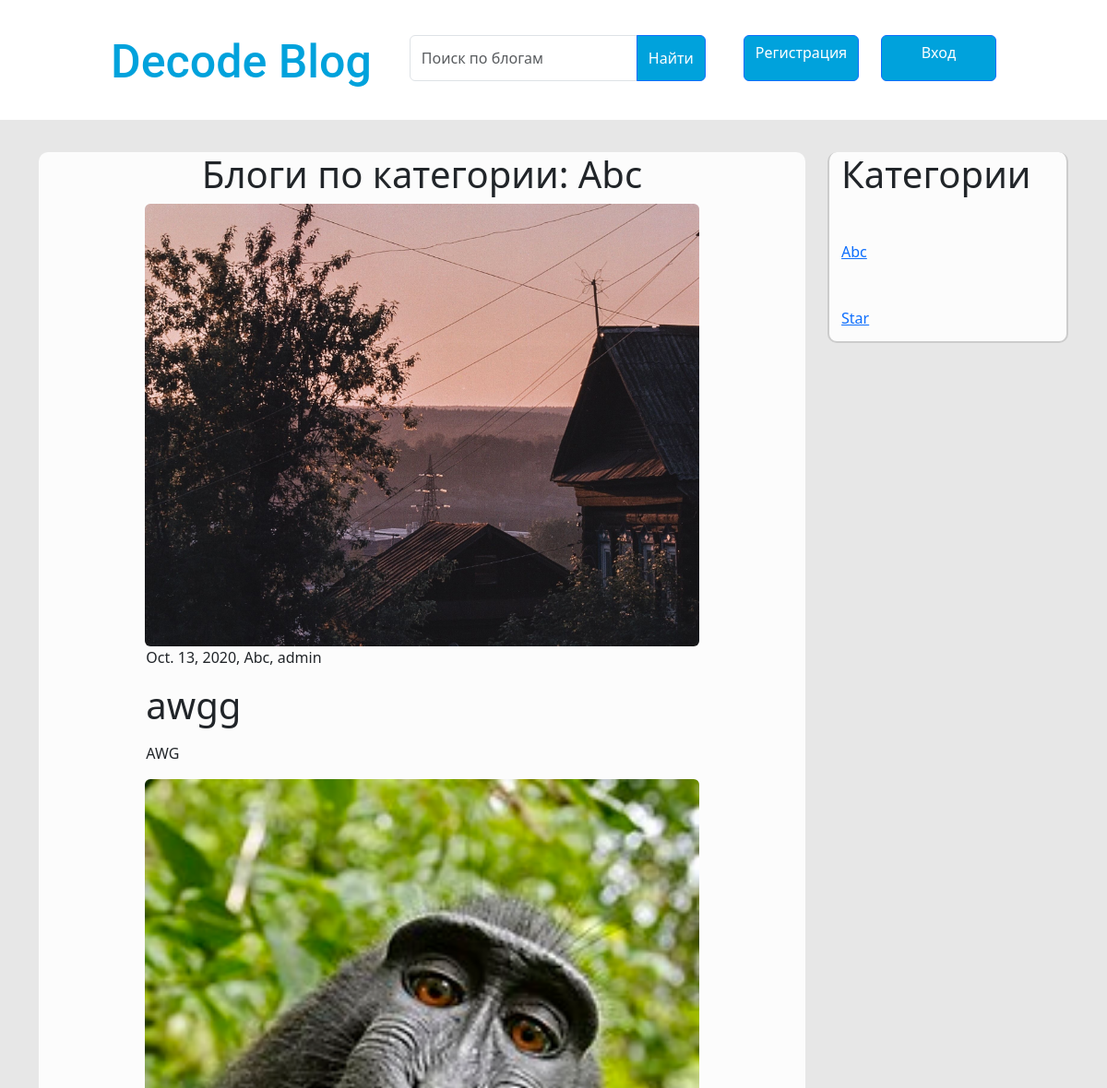
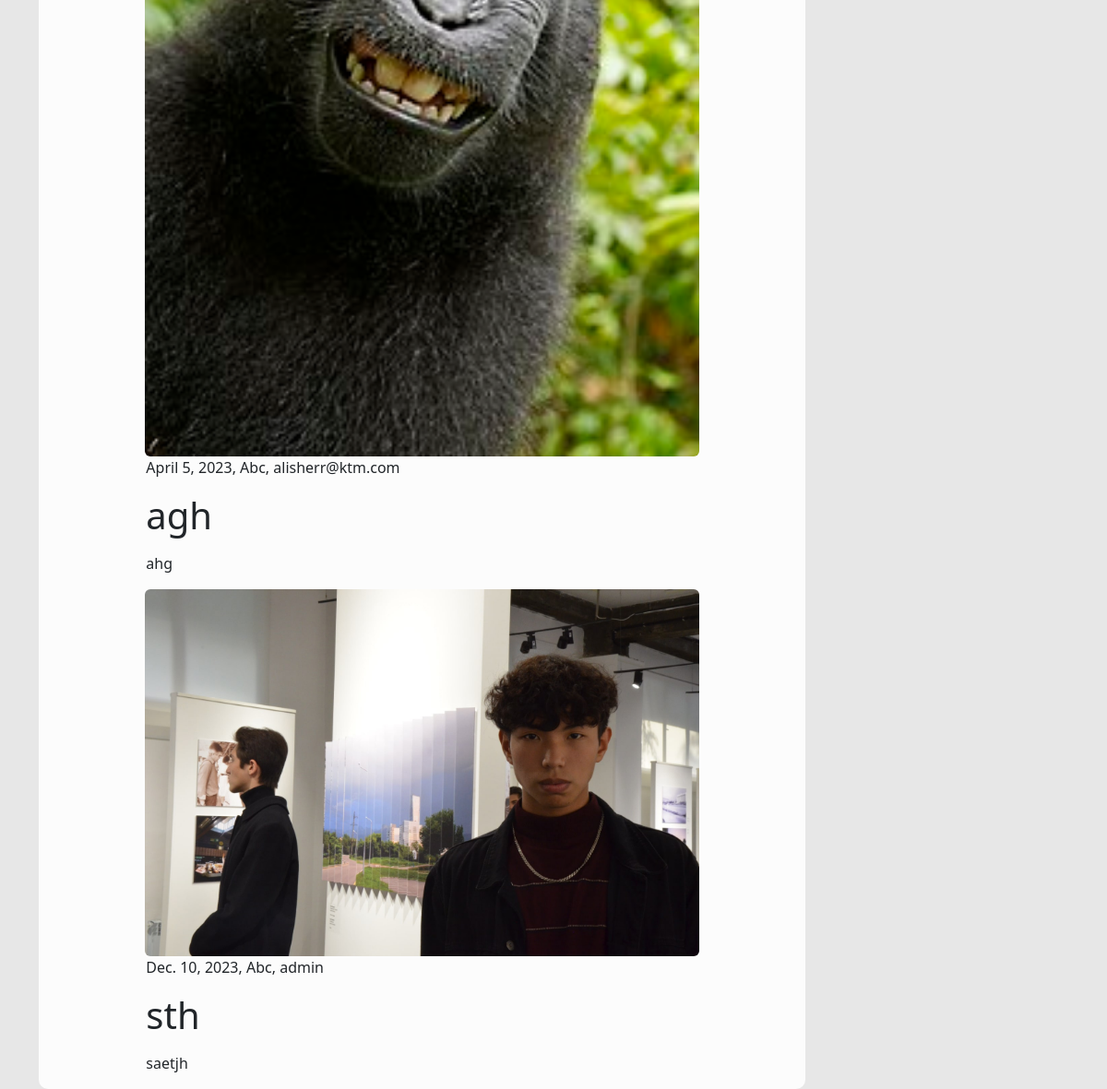
Page /creation/category_page/1/ on the committed database (2 pictures, top to bottom).
### creation/models.py (models this page shows, shortened)
class Category(models.Model):
    name = models.CharField(max_length=100, null = False)
    class Meta:
        verbose_name_plural = 'Categories'
    def __str__(self):
        return self.name

class Blog(models.Model):
    image = models.ImageField(blank=True, null=True, upload_to=uniq_name_upload)
    publish_date = models.DateField()
    title = models.CharField(max_length=255)
    description = models.TextField()
    author = models.ForeignKey(User, on_delete=models.CASCADE, blank=True, null=True)
    category = models.ForeignKey(Category, on_delete=models.PROTECT)

### authe/models.py (models this page shows)
class User(AbstractUser):
    groups = models.ManyToManyField(
        'auth.Group',
        related_name='users',
        blank=True,
        verbose_name='groups',
        help_text='The groups this user belongs to. A user will get all permissions granted to each of their groups.',
    )
    user_permissions = models.ManyToManyField(
        'auth.Permission',
        related_name='users',
        blank=True,
        verbose_name='user permissions',
        help_text='Specific permissions for this user.',
        error_messages={
            'add': 'The permission you are trying to add already exists for the user.',
            'remove': 'The permission you are trying to remove does not exist for the user.',
        },
    )

### creation/views.py (the view)
# urls.py: path('category_page/<int:category_id>/', views.CategoryView.as_view(),  name='category_page'),
class CategoryView(View):
    def get(self, request, category_id):
        category = Category.objects.all()
        selected_category = Category.objects.get(pk=category_id)
        blogs_in_category = Blog.objects.filter(category=selected_category)
        context = {
            'title': f'Категория: {selected_category.name}',
            'selected_category': selected_category,
            'blogs_in_category': blogs_in_category,
            'category': category
        }
        return render(request, 'creation/category_page.html', context=context)

### creation/templates/creation/category_page.html
{% extends 'creation/base.html' %}
{% load static %}
{% block link %}<link rel="stylesheet" href="{% static 'creation/category_page.css' %}"> {% endblock %}
{% block div %}
    <div class="right-btns">
        {% if request.user.is_authenticated %}
            <div>
                <a href="{% url 'authe:profile' %}" class="signup btn btn-primary" style="background-color: #00A2DC;">Профиль</a>
                <a href="{% url 'authe:signout' %}" class="signin btn btn-primary" style="background-color: #00A2DC;">Выйти</a>
            </div>
        {% else %}
            <div>
                <a href="{% url 'authe:signup' %}" class="signup btn btn-primary mb-1" style="background-color: #00A2DC;">Регистрация</a>
                <a href="{% url 'authe:login' %}" class="signin btn btn-primary mb-1" style="background-color: #00A2DC;">Вход</a>
            </div>
        {% endif %}
    </div>
{% endblock %}
{% block main %}
<section class="main index-main">
        <section class="hero">
            <div class="container">
                <div class="row">
                    <div class="col-9">
                        <div class="content">
                            <h1 class="in">Блоги по категории: {{ selected_category.name }}</h1>
                            {% for blog in blogs_in_category %}
                                    <div class="creation-img">
                                        <img src="{{ blog.image.url }}" class="rounded img-fluid mx-auto d-block">
                                    </div>
                                    <div class="blog-info">
                                        <p class="publish_date">{{ blog.publish_date }}, {{ blog.category }}, {{ blog.author }}</p>
                                        <h1>{{ blog.title }}</h1>
                                        <p class="discription detail-desc mt-3">{{ blog.description }}</p>
                                    </div>
                            {% endfor %}
                        </div>
                    </div>
                    <div class="col-3">
                        <div class="main2-content">
                            <div class="category">
                                <h1>Категории</h1>
                                {% for c in category %}
                                    <div class="category--item mt-4 pt-4">
                                        <div class="category-info">
                                            <a href="{% url 'creation:category_page' category_id=c.id %}">{{ c.name }}</a>
                                        </div>
                                    </div>
                                {% endfor %}
                            </div>
                        </div>
                    </div>
                </div>
            </div>
        </section>
</section>
{% endblock %}

### creation/templates/creation/base.html (shortened to what this page needs)
{% load static %}
<!DOCTYPE html>
<html lang="en">
<head>
    <link href="https://cdn.jsdelivr.net/npm/bootstrap@5.3.2/dist/css/bootstrap.min.css" rel="stylesheet">
    {% block link %}{% endblock %}
</head>
    <header>
        <div class="logo">Decode Blog</div>
        <div class="search input-group mb-3">
            <input type="text" class="form-control" placeholder="Поиск по блогам" aria-label="Поиск по блогам" aria-describedby="button-addon2">
            <button class="btn btn-primary" type="button" id="button-addon2" style="background-color: #00A2DC;">Найти</button>
        </div>
        {% block div %}{% endblock %}
    </header>
<body>
    {% block main %}
    {% endblock %}
</body>
</html>

### creation/static/creation/category_page.css (style rules this page uses)
header { width: 100%; height: 130px; background: #FFF; display: flex; justify-content: space-between; }
.logo { color: #00A2DC; font-family: Roboto; font-size: 50px; font-style: normal; font-weight: 500; line-height: normal; margin-top: 38px; margin-left: 10%; }
.search { width: 321px; height: 50px; flex-shrink: 0; margin-top: 38px; }
.right-btns { display: flex; justify-content: space-between; margin-right: 10%; }
.signup { width: 125px; height: 50px; flex-shrink: 0; margin-top: 38px; }
.signin { width: 125px; height: 50px; flex-shrink: 0; margin-top: 38px; margin-left: 20px; }
body { background-color: #E7E7E7; }
.main { margin-top: 35px; }
.blog-info { width: 100%; padding-left: 14%; padding-right: 14%; box-sizing: border-box; }
.creation-img { width: 85%; }
.discription { overflow-wrap: break-word; word-wrap: break-word; width: 100%; }
.category { background-color: rgb(252, 252, 252); border-radius: 10px; padding-bottom: 5%; border: 2px solid #ccc; border-top: none; box-shadow: 0px, 4px, 8px rgba(0, 0, 0, 1); padding-left: 5% }
.in { display: flex; justify-content: center; }
.content { background-color: rgb(252, 252, 252); border-radius: 10px; display: flex; justify-content: center; flex-wrap: wrap; align-items: center; word-wrap: break-word; overflow-wrap: break-word; }
.content img { width: 85%; }

### rows in the picture
Category: name "Abc"
Blog: image (picture), publish_date "Oct. 13, 2020", category "Abc", author "admin", title "awgg", description "AWG"
Blog: image (picture), publish_date "April 5, 2023", category "Abc", author "alisherr@ktm.com", title "agh", description "ahg"
Blog: image (picture), publish_date "Dec. 10, 2023", category "Abc", author "admin", title "sth", description "saetjh"
Category: name "Star"
